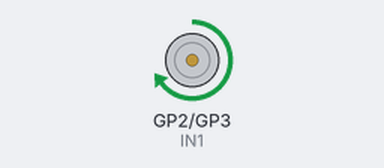
Simulated run of this program. Board: Raspberry Pi Pico running MicroPython. Shown: motor-driver pin pairs drawn as motors (green arrow = first pin HIGH = forward, orange = second pin HIGH = backward, longer = more drive, scaled by the enable pin).

Above: at 1.0 s.
At 4.0 s:
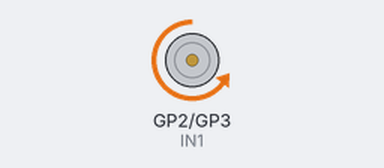
At 6.0 s:
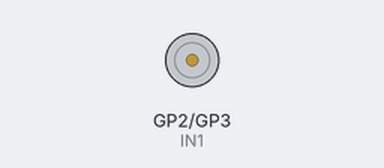
Timing chart, 0 to 9.1 s (numbered marks = the images above):
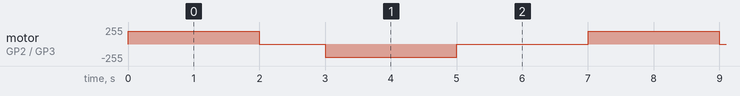

Measured:
- by itself, motor on GP2 (IN1) / GP3 (IN2): repeats every 7.0 s: stopped 1.0 s, backward 195/255 2.0 s, stopped 2.0 s, forward 195/255 2.0 s

The program:

dc-motor-turn.py
```python
from machine import Pin, PWM
import time

IN1 = Pin(2, Pin.OUT)
IN2 = Pin(3, Pin.OUT)
ENA = PWM(Pin(4))

ENA.freq(1000)

def motor_forward(speed):
    IN1.value(1)
    IN2.value(0)
    ENA.duty_u16(speed)

def motor_backward(speed):
    IN1.value(0)
    IN2.value(1)
    ENA.duty_u16(speed)

def motor_stop():
    ENA.duty_u16(0)

while True:
    motor_forward(50000)
    time.sleep(2)
    motor_stop()
    time.sleep(1)

    motor_backward(50000)
    time.sleep(2)
    motor_stop()
    time.sleep(2)
```
